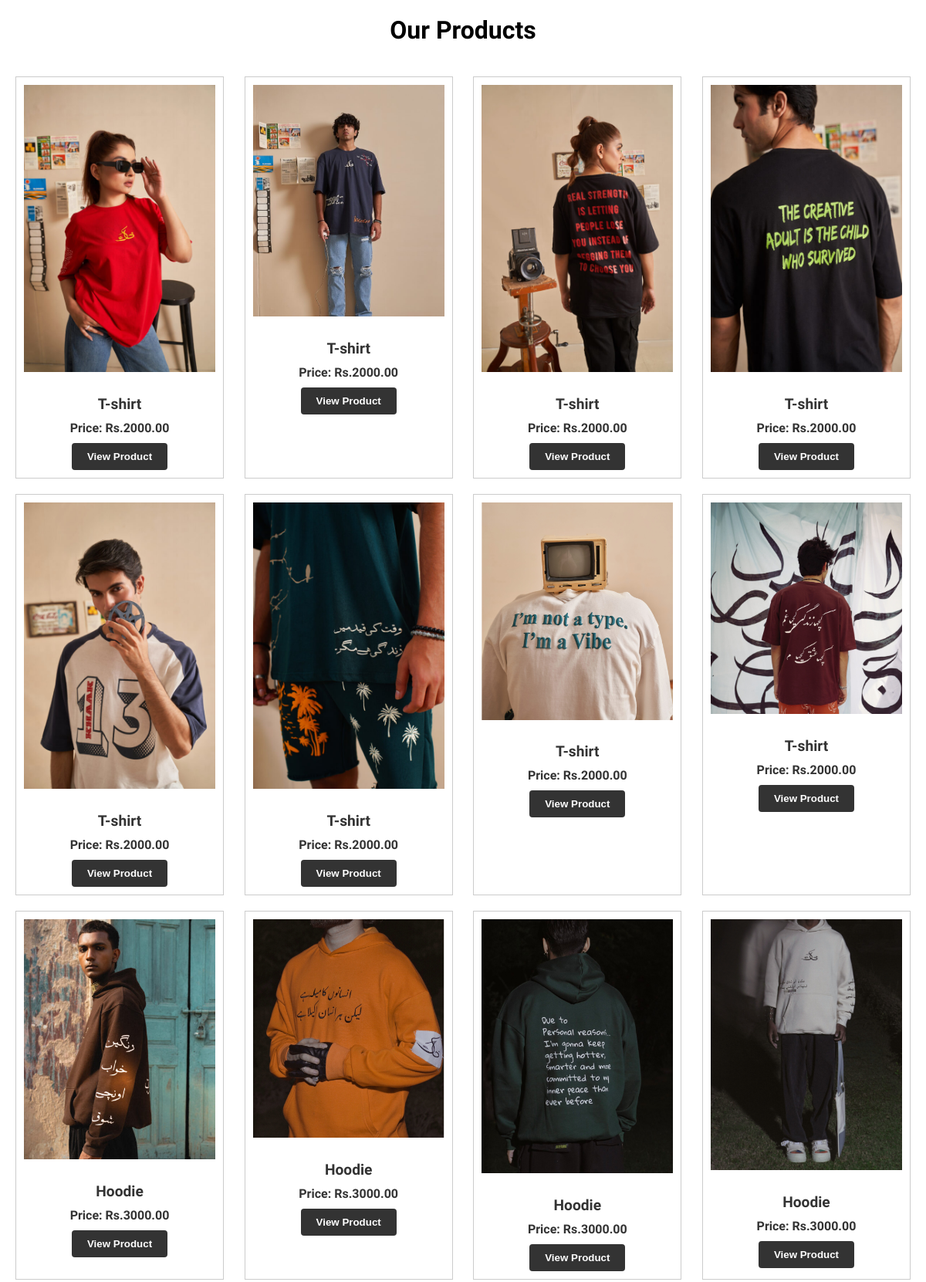
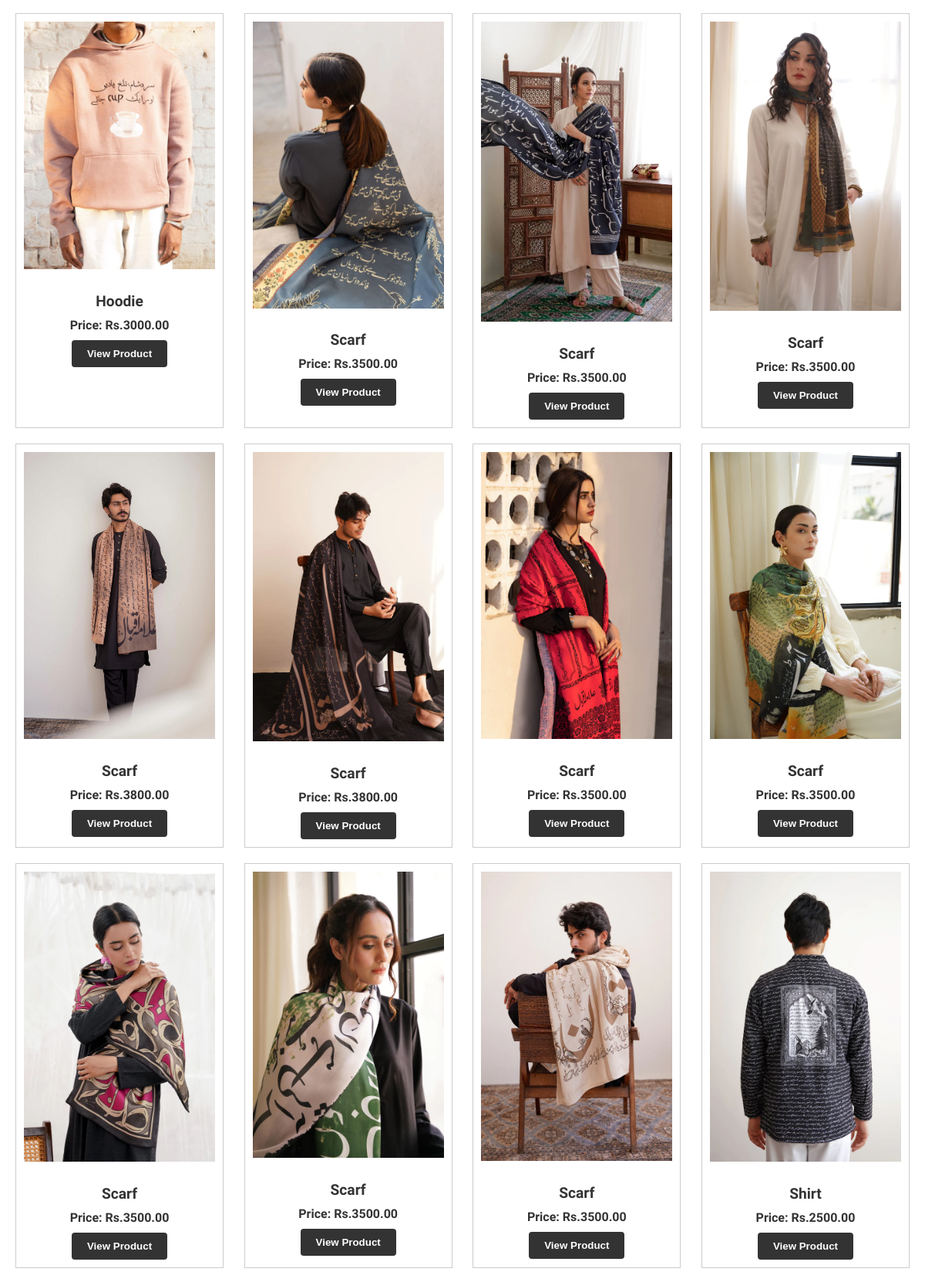
The page /home/detail/ (upper part) on the database its author committed (2 pictures, top to bottom).
### products/models.py (models this page shows, shortened)
class Product(models.Model):
    name = models.CharField(max_length=200)
    price = models.DecimalField(max_digits=10, decimal_places=2)
    image = models.ImageField(upload_to='products/', default=True)
    slug = models.SlugField(unique=True, blank=True)

### products/views.py (the view)
# urls.py: path("detail/", views.product_list, name="product_list"),
def product_list(request):
    product = Product.objects.all()
    context = {
        'products': product,  # Use your sample product data from the products module
    }
    return render(request, 'products.html', context)

### cart/context_processors.py (called while the page is built)
def cart_count(request):
    cart = None
    if request.user.is_authenticated:
        cart, _ = Cart.objects.get_or_create(user=request.user)
    elif request.session.get('cart_id'):
        cart, _ = Cart.objects.get_or_create(session_id=request.session['cart_id'])
    cart_item_count = cart.cart_items.count() if cart else 0
    return {'cart_item_count': cart_item_count}

### products/templates/products.html
{% extends "master.html" %}
{% load static %}
{% block content %}
      <div class="header">
        <h1>Our Products</h1>
       </div>
      <div class="product-list">
        {% for product in products %}
        <div class="product">
            <a href="{% url 'Product1:productdetails' productIndex=product.id %}">
                <img src="{{ product.image.url }}" alt="{{ product.name }}">
                <h2>{{ product.name }}</h2>
                <p>Price: Rs.{{ product.price }}</p>
                <button>View Product</button>
            </a>
        </div>
       {% endfor %}
       </div>
      {% endblock %}

### templates/master.html (shortened to what this page needs)
{% load static %}
<!DOCTYPE html>
<html lang="en">
<head>
    <link rel="stylesheet" href="/static/style.css?{% now "U" %}"/>
    <link rel="stylesheet" href="https://use.fontawesome.com/releases/v6.4.2/css/all.css">
</head>
<body>
    {% block content %}
    {% endblock %}
</body>
</html>

### assets/style.css (style rules this page uses)
body { margin: 5px 0px; padding: 0; font-family: 'Raleway', sans-serif; background-color: white; }
h1 { text-align: center; margin-top: 20px; }
button { padding: 10px 20px; border: none; border-radius: 4px; background-color: #333; color: white; font-weight: bold; cursor: pointer; transition: background-color 0.3s ease-in-out; }
p { text-align: center; margin-top: 10px; }
a { text-decoration: none; color: white; font-weight: bold; }
.product-list { display: flex; flex-wrap: wrap; justify-content: space-between; padding: 20px; }
.product { width: calc(25% - 20px); margin-bottom: 20px; padding: 10px; border: 1px solid #ccc; text-align: center; box-sizing: border-box; }
.product img { max-width: 100%; height: auto; margin-bottom: 10px; }
.product h2 { font-size: 1.2em; margin-bottom: 10px; color: #333333; }
.product p { font-size: 1em; margin-bottom: 10px; color: #333333; }
.product button { background-color: #333; color: white; border: none; padding: 10px 20px; cursor: pointer; }

### rows shown on the page
Product: image (picture), name "T-shirt", price "2000.00"
Product: image (picture), name "T-shirt", price "2000.00"
Product: image (picture), name "T-shirt", price "2000.00"
Product: image (picture), name "T-shirt", price "2000.00"
Product: image (picture), name "T-shirt", price "2000.00"
Product: image (picture), name "T-shirt", price "2000.00"
Product: image (picture), name "T-shirt", price "2000.00"
Product: image (picture), name "T-shirt", price "2000.00"
Product: image (picture), name "Hoodie", price "3000.00"
Product: image (picture), name "Hoodie", price "3000.00"
Product: image (picture), name "Hoodie", price "3000.00"
Product: image (picture), name "Hoodie", price "3000.00"
Product: image (picture), name "Hoodie", price "3000.00"
Product: image (picture), name "Scarf", price "3500.00"
Product: image (picture), name "Scarf", price "3500.00"
Product: image (picture), name "Scarf", price "3500.00"
Product: image (picture), name "Scarf", price "3800.00"
Product: image (picture), name "Scarf", price "3800.00"
Product: image (picture), name "Scarf", price "3500.00"
Product: image (picture), name "Scarf", price "3500.00"
Product: image (picture), name "Scarf", price "3500.00"
Product: image (picture), name "Scarf", price "3500.00"
Product: image (picture), name "Scarf", price "3500.00"
Product: image (picture), name "Shirt", price "2500.00"
